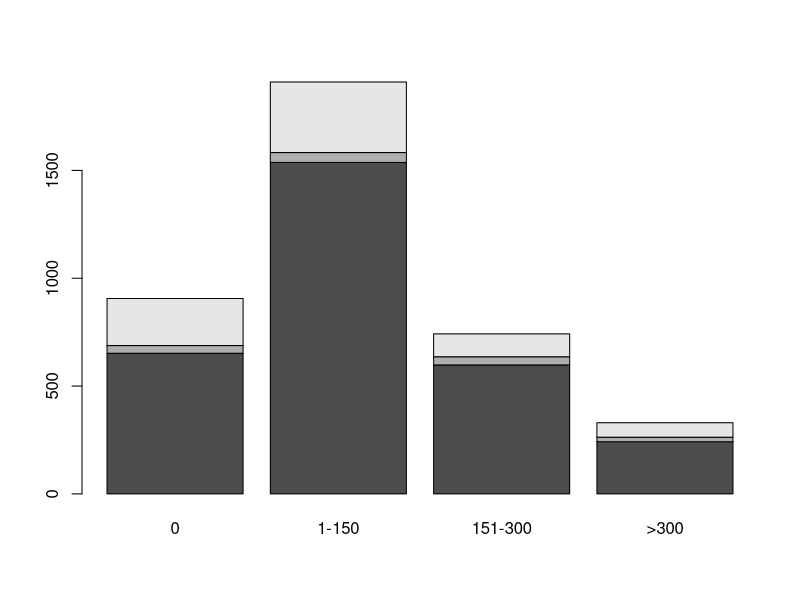
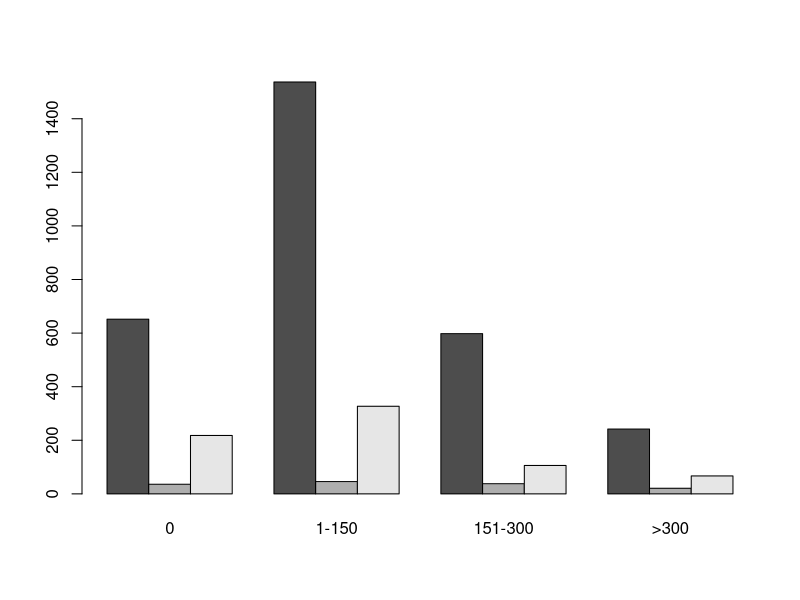
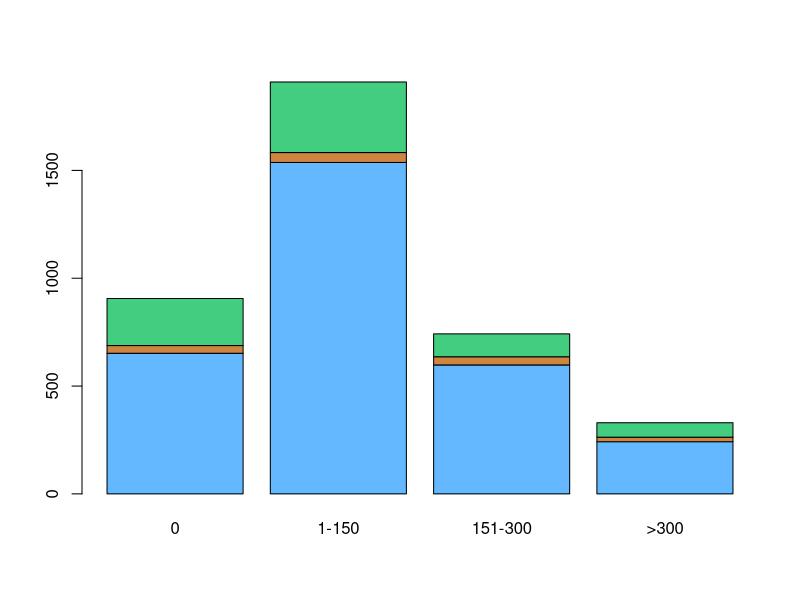
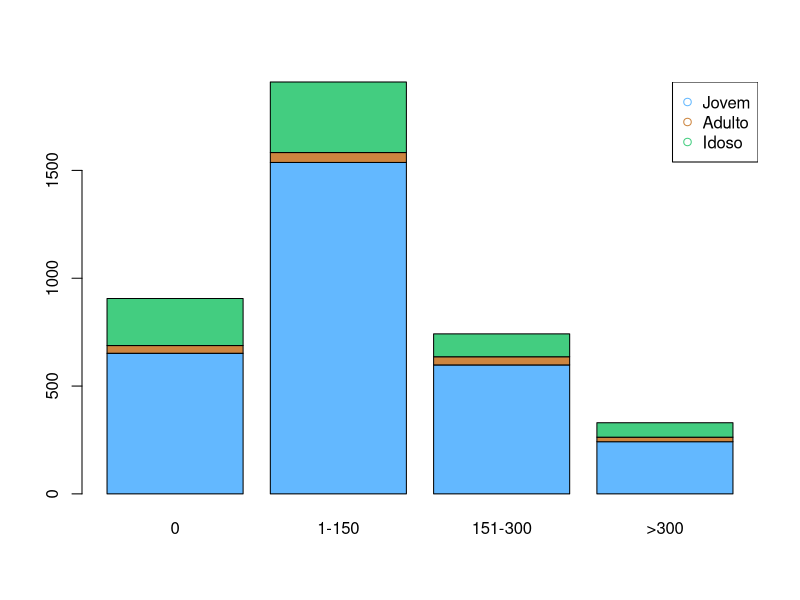
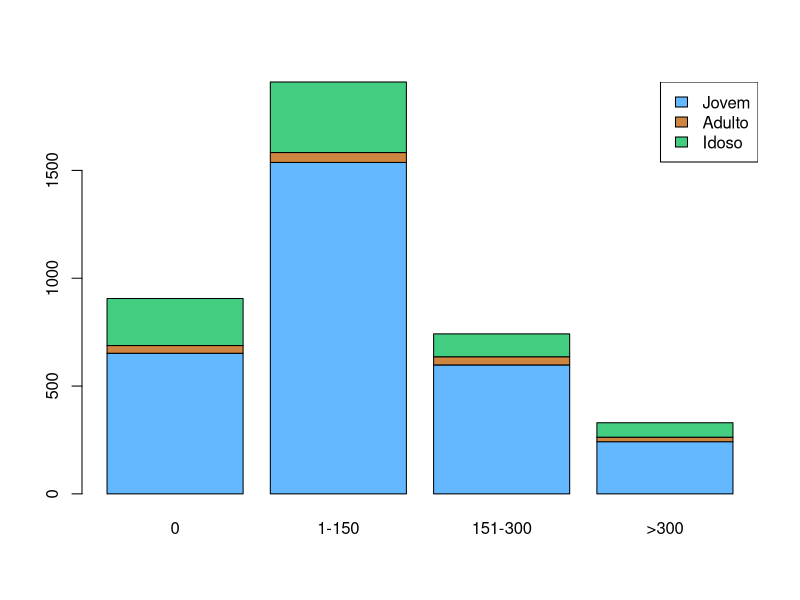
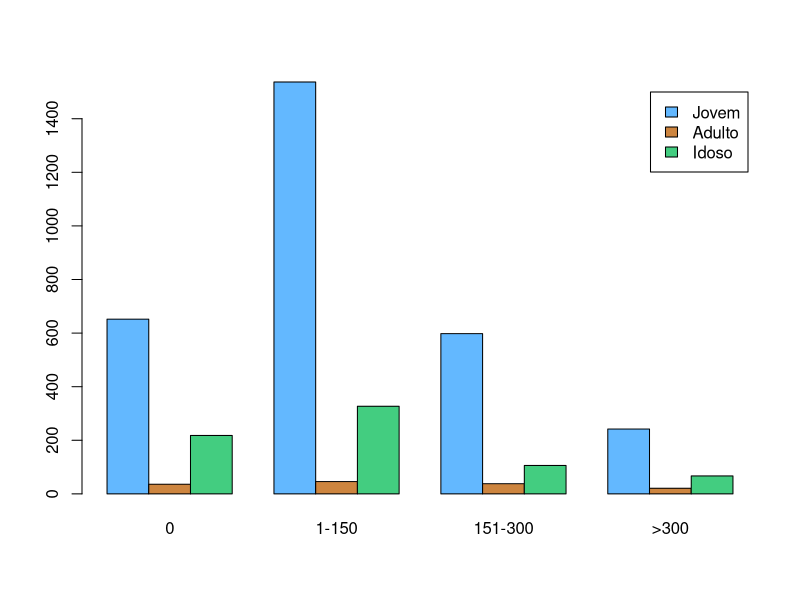
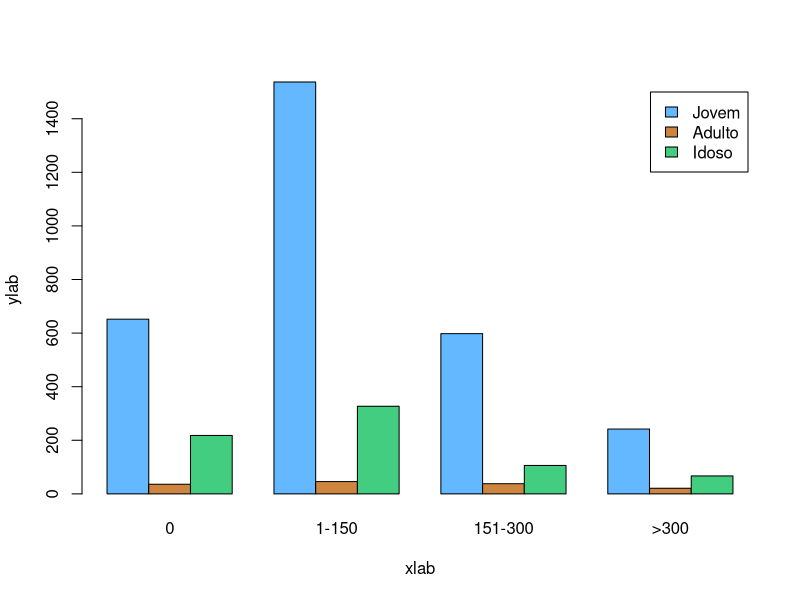
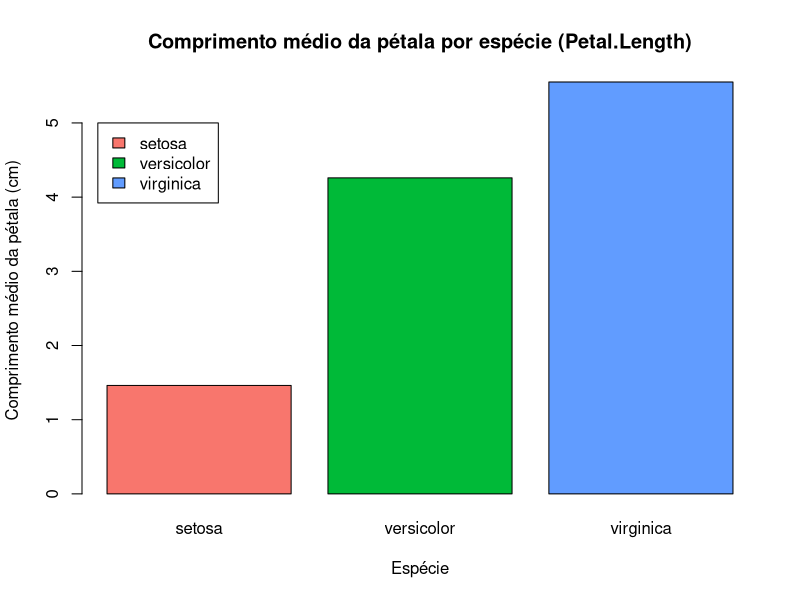

Recreate these plots in R, in order.
# Gráficos em R - Bar Plots (Grafico de Barras)

# Configurando Diretório de Trabalho
setwd("C:/Users/Julia/Desktop/CienciaDeDados/1.Big-Data-Analytics-com-R-e-Microsoft-Azure-Machine-Learning/4.Linguagem-R-Graficos")
getwd()

# Eles representam informações através de barras retangulares horizontais ou verticais, onde a altura ou comprimento
# das barras é proporcional ao valor que está sendo representado. Cada barra representa uma categoria específica
# e a largura da barra pode ser ajustada de acordo com as preferências do usuário.

# Os gráficos de barra são frequentemente usados para visualizar contagens, frequências ou proporções de uma variável
# categórica em particular. Eles podem ser criados usando a função "barplot" no R. Além disso, as barras podem ser
# preenchidas com diferentes cores para representar diferentes categorias ou níveis de uma variável categórica.


?barplot


# Preparando os dados - exemplo com numero de casamentos em uma igreja de SP
dados <- matrix(c(652,1537,598,242,36,46,38,21,218,327,106,67),
                nrow = 3, ncol = 4, byrow = T)
dados

# Nomeando linhas e colunas da matriz acima
colnames(dados) <- c('0', '1-150', '151-300', '>300')
rownames(dados) <- c('Jovem', 'Adulto', 'Idoso')
dados
View(dados)


# Construindo o Barplot
barplot(dados)
barplot(dados, beside = T)


# Construindo o plot - Stacked Bar Plot (grafico de barras empilhado, onde cada barra contem informacao)
# As 3 faixas de idade sao representadas na mesma coluna para as diferentes quantidades
barplot(dados, col = c('steelblue1', 'tan3', 'seagreen3'))

# Colocando legenda

# Forma 1 (pch e o simbolo da legenda)
barplot(dados, col = c('steelblue1', 'tan3', 'seagreen3'))
legend('topright', legend = c('Jovem', 'Adulto', 'Idoso'),
       col = c('steelblue1', 'tan3', 'seagreen3'), pch = 1)

# Forma 2 (fill ja coloca um quadrado, nao precisa do pch)
barplot(dados, col = c('steelblue1', 'tan3', 'seagreen3'))
legend('topright', legend = rownames(dados), fill = c('steelblue1', 'tan3', 'seagreen3'))

# Forma 3 (colocando a legenda direto no barplot)
barplot(dados, col = c('steelblue1', 'tan3', 'seagreen3'),
        beside = T, legend.text = c('Jovem', 'Adulto', 'Idoso'))

# Forma 4 (colocando a legenda direto no barplot utilizando rownames)
barplot(dados, col = c('steelblue1', 'tan3', 'seagreen3'),
        beside = T, legend.text = rownames(dados),
        xlab = 'xlab', ylab = 'ylab')






















# Grafico de barra que mostra o comprimento medio das petalas (em centimetros) por especie
# para as flores no conjunto de dados "iris". O grafico usa as cores definidas no vetor "cores" e inclui
# uma legenda que identifica cada espécie correspondente à cor correspondente.

# Carregar o conjunto de dados "iris"
data(iris)

# Criar um vetor de cores para o gráfico
cores <- c("#F8766D", "#00BA38", "#619CFF")

# Criar um gráfico de barra da média do comprimento das pétalas (Petal.Length) por espécie
barplot(tapply(iris$Petal.Length, iris$Species, mean),
        xlab = "Espécie", ylab = "Comprimento médio da pétala (cm)",
        main = "Comprimento médio da pétala por espécie (Petal.Length)",
        col = cores)

# Adicionar uma legenda
legend(0.15, 5, legend = levels(iris$Species), fill = cores)



# Exemplo 2

df_altura <- data.frame(altura = c(1.92, 1.68, 1.82, 1.55, 1.75, 1.61, 1.88, 1.60, 1.79, 1.59),
                        genero = rep(c('Homem', 'Mulher'), 5))
View(df_altura)

cores_altura <- c('blue', 'pink')

# Criar um gráfico de barra da média do comprimento de altura de homens x mulheres
# ylim modifica os valores do eixo Y

ylim <- c(0.0, 2.2)

media_homem <- tapply(df_altura$altura, df_altura$genero, mean)['Homem']
media_homem <- as.numeric(media_homem)
media_homem <- round(media_homem, 2)
media_homem

media_mulher <-  tapply(df_altura$altura, df_altura$genero, mean)['Mulher']
media_mulher <- as.numeric(media_mulher)
media_mulher <- round(media_mulher, 2)
media_mulher

barplot(tapply(df_altura$altura, df_altura$genero, mean),
        xlab = 'Genero', ylab = 'Altura media',
        main = 'Comprimento medio da altura por genero',
        col = cores_altura,
        ylim = ylim)

legend('topright', legend = c('Homem', 'Mulher'), fill = cores_altura, cex = 0.75)

text(x = 0.7, y = .9, labels = media_homem, col = 'white', cex = 2)
text(x = 1.9, y = .8, labels = media_mulher, col = 'white', cex = 2)

png('GraficoBarPlotAlturaMedia.png', width = 1500, height = 1000, res = 100)

dev.off() # fecha o dispositivo de graficos
  
